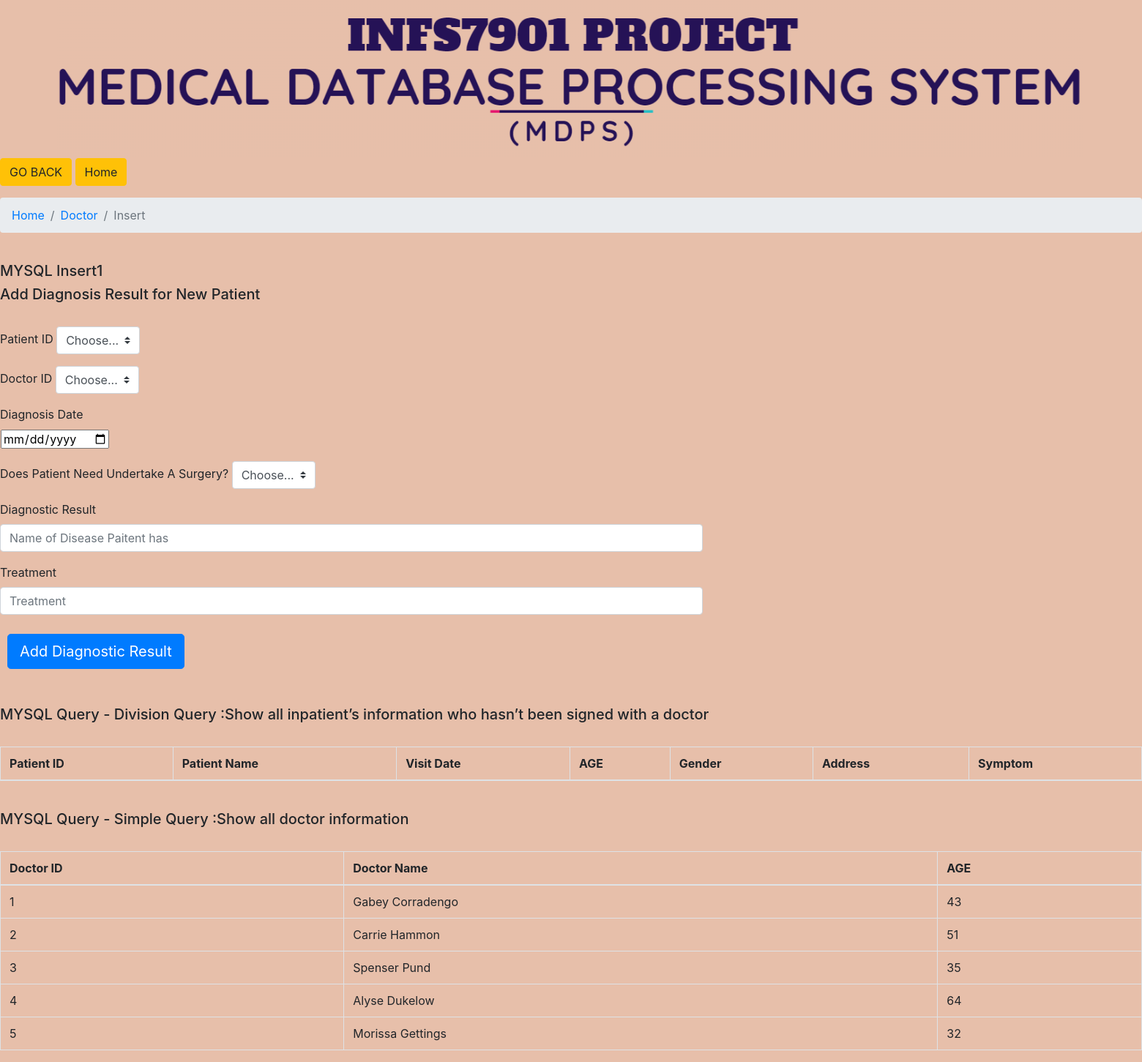
Page /includes/doc_insert/insert1.php on the earlier database version.
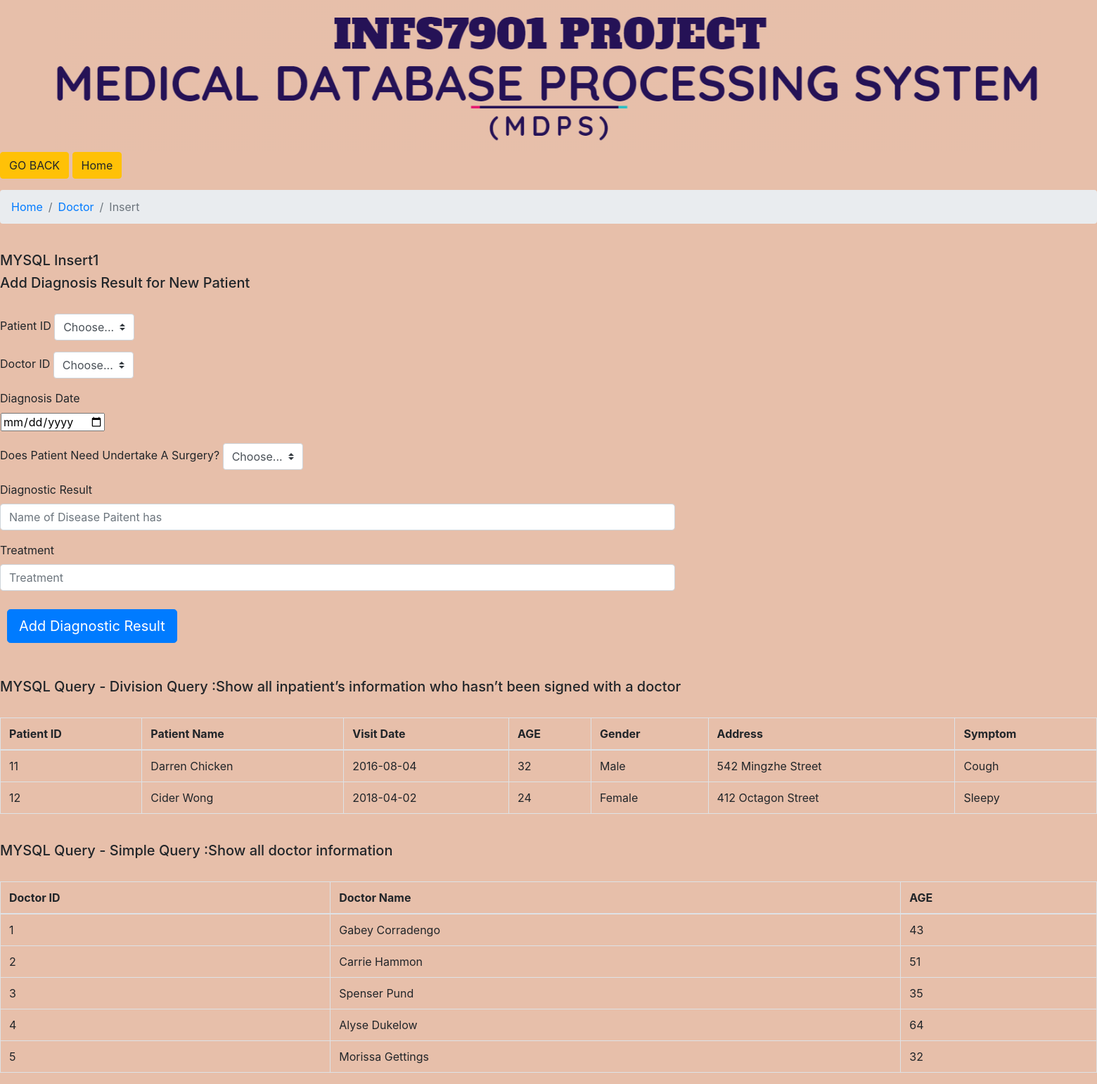
Same page on the later database version.
### tables this page shows
CREATE TABLE `doctor` (
  `doc_id` int(11) NOT NULL,
  `age` int(11) DEFAULT NULL,
  `doc_name` varchar(200) DEFAULT NULL
);

CREATE TABLE `patient_1` (
  `pat_id` int(11) NOT NULL,
  `visit_date` date DEFAULT NULL,
  `age` int(11) DEFAULT NULL,
  `pat_name` varchar(200) DEFAULT NULL,
  `gender` varchar(200) DEFAULT NULL,
  `address` varchar(200) DEFAULT NULL,
  `symptom` varchar(200) DEFAULT NULL
);

### includes/doc_insert/insert1.php (the view, shortened to what this page needs)
<head>
  <link rel="stylesheet" href="https://maxcdn.bootstrapcdn.com/bootstrap/4.0.0/css/bootstrap.min.css">
  </head>
<body style="background-color:E7BFAA;">
<div align="center">
<img class="mw-100" src="logo.png"style="width: 90%">
</div>
  <form>
    <input type="button" value="GO BACK " class="btn btn-warning" onclick="history.go(-1);return false;" />
    <input type="button" value="Home " class="btn btn-warning" onclick="window.location.href='https://yifei.uqcloud.net/MDPS/index.php'" />
  </form>
  <?php
        $servername = "localhost";
        $username = "root";
        $password = "d74dbdad52b2dfe8";
        $dbname = "project_hospital";
        $conn = new mysqli($servername, $username, $password, $dbname);
    ?>
  <nav aria-label="breadcrumb">
    <ol class="breadcrumb">
    <li class="breadcrumb-item"><a href="https://yifei.uqcloud.net/MDPS/index.php">Home</a></li>
    <li class="breadcrumb-item"><a href="https://yifei.uqcloud.net/MDPS/includes/logged_in_as_doc.php">Doctor</a></li>
    <li class="breadcrumb-item active" aria-current="page">Insert</li>
    </ol>
    </nav>
  <?php
  echo "<h5>MYSQL Insert1</h5>";
  echo "<h5>Add Diagnosis Result for New Patient</h5>";
    ?>
  <form method="POST" style="text-align:left;margin-bottom:300px,margin-top:200px,margin-left:100px;margin-right:600px" >
    <div class="form-group">
      <label for="form1">Patient ID</label>
      <select class="custom-select" name="pat_id" id="form1">
        <option selected="">Choose...</option>
      </select>
    </div>
    <div class="form-group">
      <label for="form2">Doctor ID</label>
      <select class="custom-select" name="doc_id" id="form1">
        <option selected="">Choose...</option>
      </select>
    </div>
    <div class="form-group">
    <label for="table1">Diagnosis Date</label>
    <table border="0" cellspacing="0" id="table1">
    <tr><td  align=left  >
    <input type="date" id="date" name="date">
    </table>
</div>
<div class="form-group">
      <label for="form3">Does Patient Need Undertake A Surgery?</label>
      <select class="custom-select" name="if_surge" id="form3">
      <option selected="">Choose...</option>
      </select>
</div>
<div class="form-group">
      <label for="form4">Diagnostic Result</label>
      <input type="text" class="form-control" id="form4" name="disease" placeholder="Name of Disease Paitent has">
</div>
<div class="form-group">
      <label for="form5">Treatment</label>
      <input type="text" class="form-control" id="form5" name="treatment" placeholder="Treatment">
</div>
     <input type="submit" name="insert1" class="btn btn-primary btn-lg" value="Add Diagnostic Result" style="text-align:right;margin:10px" />
  </form>
  <?php
  echo "<h5>MYSQL Query - Division Query :Show all inpatient’s information who hasn’t been signed with a doctor </h5>";
    ?>
  <table class="table thead-light table-bordered" >
    <thead>
      <tr>
        <th scope="col">Patient ID</th>
        <th scope="col">Patient Name</th>
        <th scope="col">Visit Date</th>
        <th scope="col">AGE</th>
        <th scope="col">Gender</th>
        <th scope="col">Address</th>
        <th scope="col">Symptom</th>
      </tr>
    </thead>
    <tbody id="queryTable3">
      <?php
$query = "SELECT *
from patient_1 as p1
Where exists
	(select doc_id
    from doctor as d
    where not exists
    (select pd1.doc_id
    from pat_doc_1 as pd1
where pd1.pat_id= p1.pat_id))
";
                    $result = mysqli_query($conn, $query);
                    while ($rows = mysqli_fetch_array($result)) {
                        echo "<tr>";
                        echo "<td>".$rows["pat_id"]."</td>";
                        echo "<td>".$rows["pat_name"]."</td>";
                        echo "<td>".$rows["visit_date"]."</td>";
                        echo "<td>".$rows["age"]."</td>";
                        echo "<td>".$rows["gender"]."</td>";
                        echo "<td>".$rows["address"]."</td>";
                        echo "<td>".$rows["symptom"]."</td>";
                        echo "</tr>";
            }
            ?>
    </tbody>
  </table>
  <?php
  echo "<h5>MYSQL Query - Simple Query :Show all doctor information </h5>";
    ?>
  <table class="table thead-light table-bordered">
    <thead>
      <tr>
        <th scope="col">Doctor ID</th>
        <th scope="col">Doctor Name</th>
        <th scope="col">AGE</th>
      </tr>
    </thead>
    <tbody id="queryTable4">
      <?php
$query = "SELECT *
from doctor
";
                    $result = mysqli_query($conn, $query);
                    while ($rows = mysqli_fetch_array($result)) {
                        echo "<tr>";
                        echo "<td>".$rows["doc_id"]."</td>";
                        echo "<td>".$rows["doc_name"]."</td>";
                        echo "<td>".$rows["age"]."</td>";
                        echo "</tr>";
            }
            ?>
    </tbody>
  </table>
</body>

Differences in the rows shown:
added patient_1: pat_id "11", pat_name "Darren Chicken", visit_date "2016-08-04", age "32", gender "Male", address "542 Mingzhe Street", symptom "Cough"
added patient_1: pat_id "12", pat_name "Cider Wong", visit_date "2018-04-02", age "24", gender "Female", address "412 Octagon Street", symptom "Sleepy"
